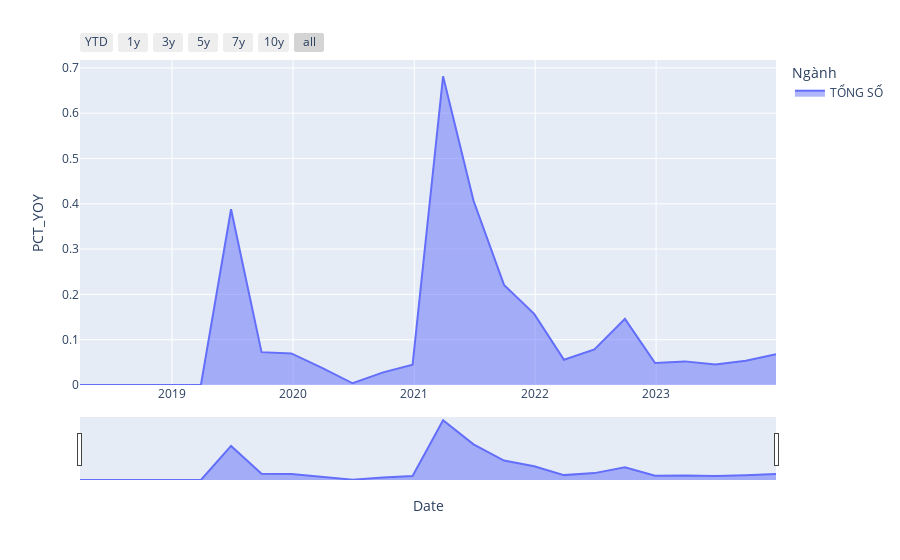

Write notebook code for a chart like this one.
### Code cell
import pandas as pd
import plotly.express as px
import plotly.graph_objects as go

df_show = dfs_gdp_ss_per_nganh[(dfs_gdp_ss_per_nganh["Ngành"] == "TỔNG SỐ")]

fig = px.area(df_show, x="Date", y="PCT_YOY", color="Ngành")

fig.update_xaxes(
    rangeslider_visible=True,
    rangeselector=dict(
        buttons=[
            dict(count=1, label="YTD", step="year", stepmode="todate"),
            dict(count=1, label="1y", step="year", stepmode="backward"),
            dict(count=3, label="3y", step="year", stepmode="backward"),
            dict(count=5, label="5y", step="year", stepmode="backward"),
            dict(count=7, label="7y", step="year", stepmode="backward"),
            dict(count=10, label="10y", step="year", stepmode="backward"),
            dict(step="all"),
        ]
    ),
)

fig.show()

### Figure 1 — Plotly figure (JSON) as saved in the notebook; plotly's stock layout.template omitted (floating-point values rounded to 4 significant figures)
{"data": [{"fillpattern": {"shape": ""}, "hovertemplate": "Ngành=TỔNG SỐ<br>Date=%{x}<br>PCT_YOY=%{y}<extra></extra>", "legendgroup": "TỔNG SỐ", "line": {"color": "#636efa"}, "marker": {"symbol": "circle"}, "mode": "lines", "name": "TỔNG SỐ", "orientation": "v", "showlegend": true, "stackgroup": "1", "type": "scatter", "x": ["2023-12-29T00:00:00", "2023-09-29T00:00:00", "2023-06-29T00:00:00", "2023-03-29T00:00:00", "2022-12-29T00:00:00", "2022-09-29T00:00:00", "2022-06-29T00:00:00", "2022-03-29T00:00:00", "2021-12-29T00:00:00", "2021-09-29T00:00:00", "2021-06-29T00:00:00", "2021-03-29T00:00:00", "2020-12-27T00:00:00", "2020-09-29T00:00:00", "2020-06-29T00:00:00", "2020-03-27T00:00:00", "2019-12-27T00:00:00", "2019-09-28T00:00:00", "2019-06-28T00:00:00", "2019-03-29T00:00:00", "2018-12-27T00:00:00", "2018-09-28T00:00:00", "2018-03-29T00:00:00"], "xaxis": "x", "y": [0.0682, 0.05377, 0.04503, 0.05213, 0.0487, 0.1459, 0.07848, 0.05558, 0.157, 0.2209, 0.4065, 0.6815, 0.04475, 0.02781, 0.003792, 0.03849, 0.06968, 0.07252, 0.388, null, null, null, null], "yaxis": "y"}], "layout": {"legend": {"title": {"text": "Ngành"}, "tracegroupgap": 0}, "margin": {"t": 60}, "xaxis": {"anchor": "y", "domain": [0, 1], "rangeselector": {"buttons": [{"count": 1, "label": "YTD", "step": "year", "stepmode": "todate"}, {"count": 1, "label": "1y", "step": "year", "stepmode": "backward"}, {"count": 3, "label": "3y", "step": "year", "stepmode": "backward"}, {"count": 5, "label": "5y", "step": "year", "stepmode": "backward"}, {"count": 7, "label": "7y", "step": "year", "stepmode": "backward"}, {"count": 10, "label": "10y", "step": "year", "stepmode": "backward"}, {"step": "all"}]}, "rangeslider": {"visible": true}, "title": {"text": "Date"}}, "yaxis": {"anchor": "x", "domain": [0, 1], "title": {"text": "PCT_YOY"}}}}
